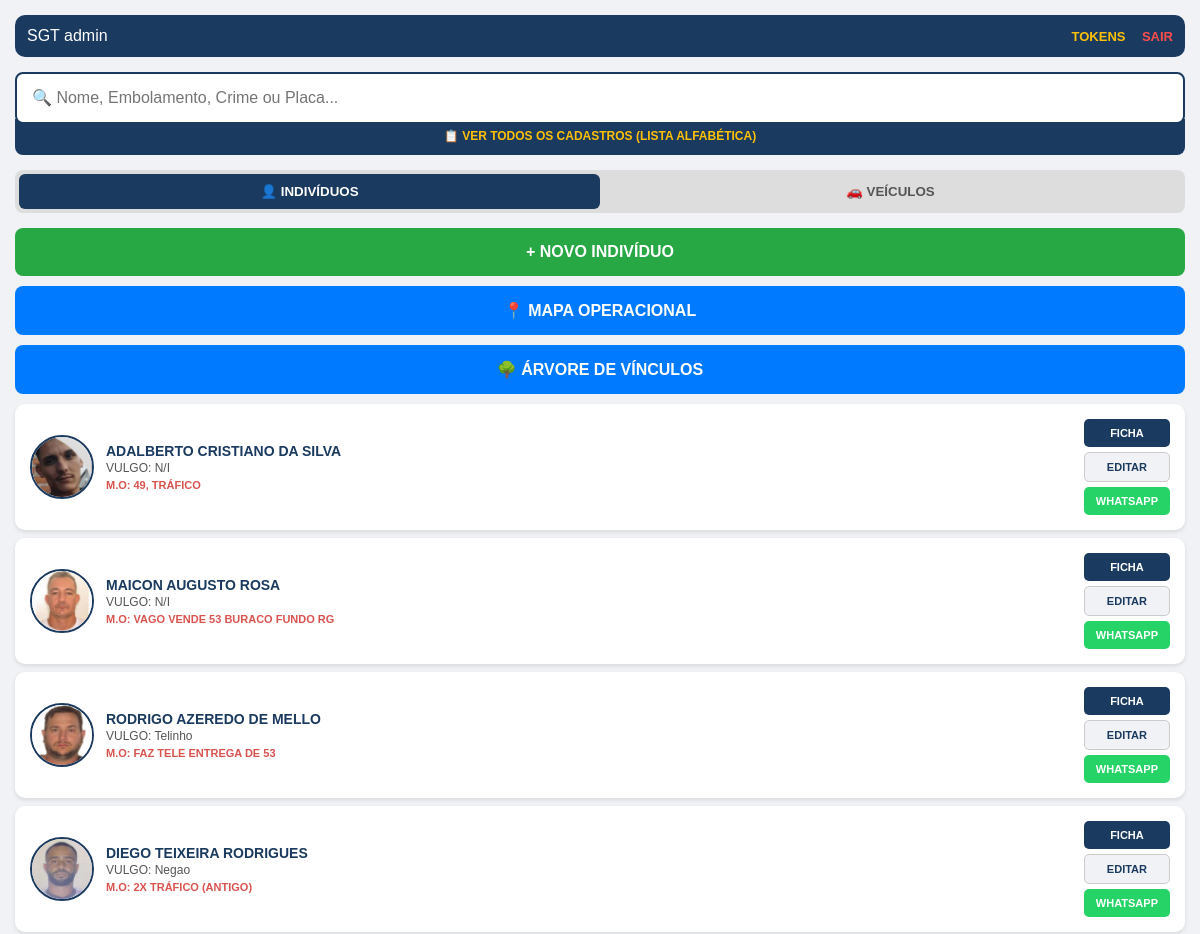
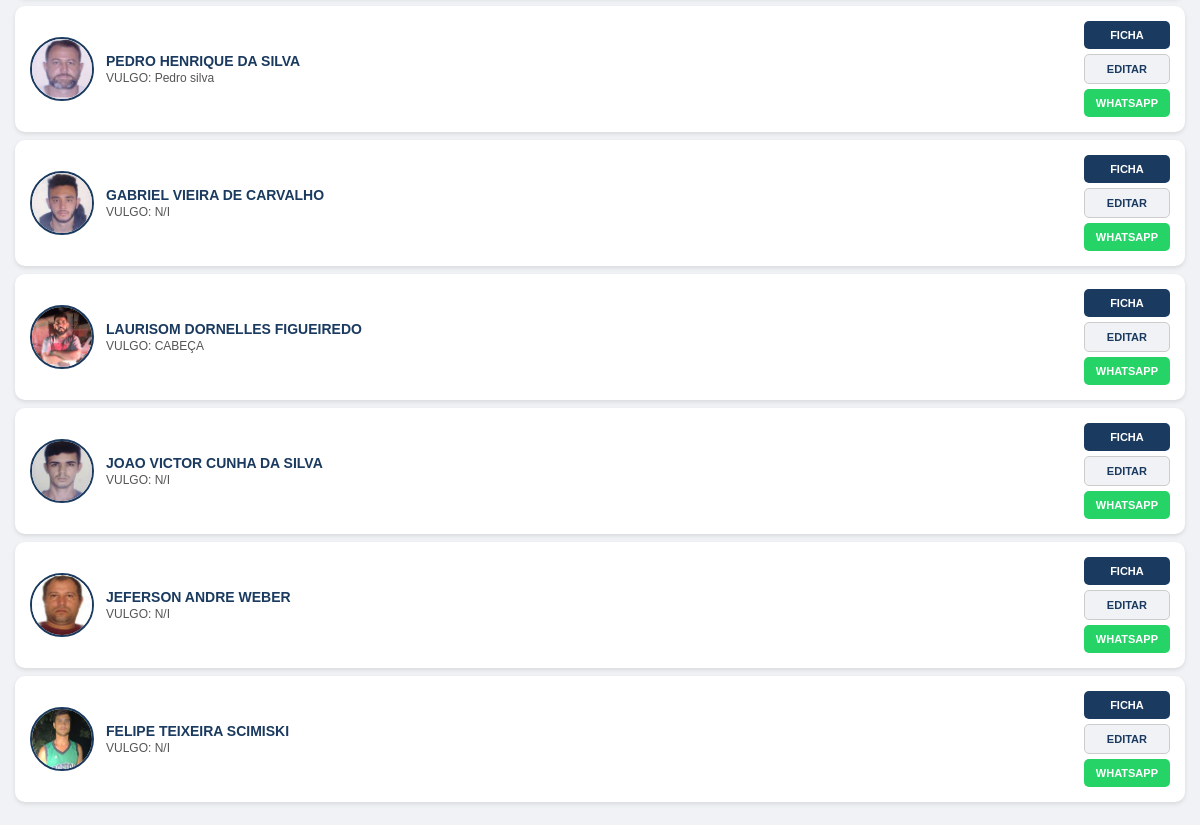
The page / (signed in) on the database as committed earlier (2 pictures, top to bottom).
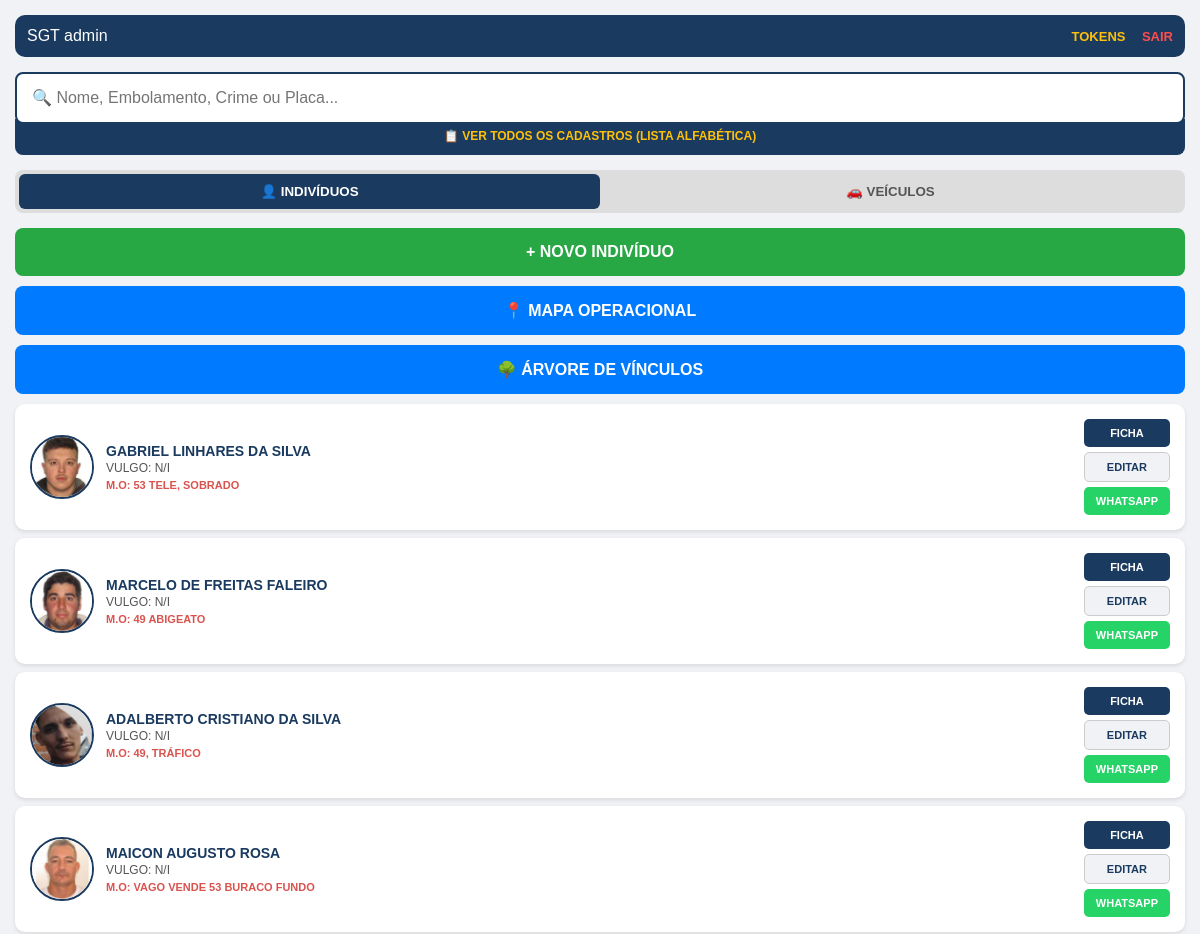
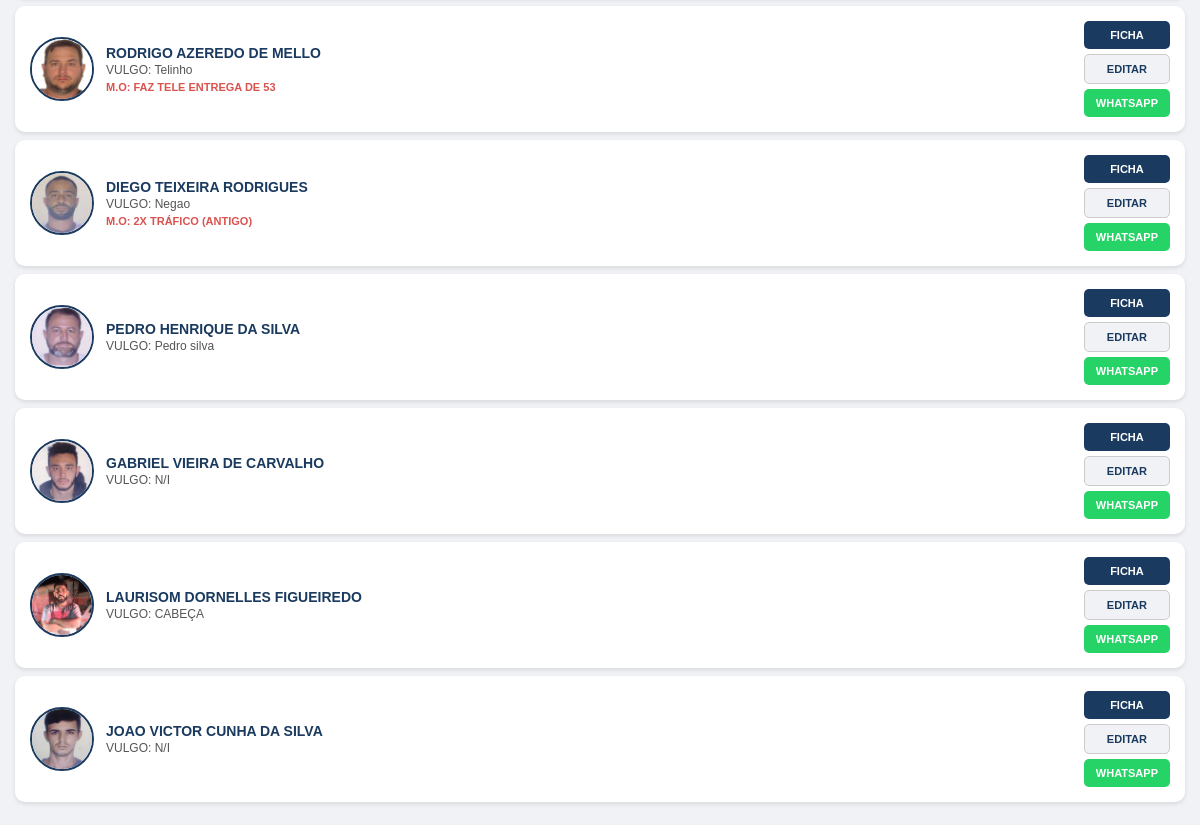
The same page on the database as committed later (2 pictures, top to bottom).
### app.py (models this page shows)
class Pessoa(db.Model):
    id = db.Column(db.Integer, primary_key=True)
    nome_completo = db.Column(db.String(100), nullable=False)
    apelido = db.Column(db.String(50))
    nascimento = db.Column(db.String(20))
    documento = db.Column(db.String(100))
    endereco = db.Column(db.String(200))
    lat = db.Column(db.Float, default=-29.7562)
    lng = db.Column(db.Float, default=-52.1458)
    foto_path = db.Column(db.String(200), default="/static/logo.png")
    modus_operandi = db.Column(db.Text)
    embolamento = db.Column(db.String(50))
    veiculos = db.relationship('Veiculo', backref='condutor', lazy=True)

### app.py (the view)
@app.route('/')
def index():
    if 'user_id' not in session: return redirect(url_for('login'))
    pessoas = Pessoa.query.order_by(Pessoa.id.desc()).limit(10).all()
    veiculos = Veiculo.query.order_by(Veiculo.id.desc()).limit(10).all()
    return render_template('index.html', pessoas=pessoas, veiculos=veiculos, ts=int(time.time()))

### templates/index.html (shortened to what this page needs)
<!DOCTYPE html>
<html lang="pt-br">
<head>
</head>
<body>
    <div class="nav-top">
        <span>SGT {{ session['username'] }}</span>
        <div class="nav-links">
            {% if session['is_admin'] %}<a href="/admin/tokens">TOKENS</a>{% endif %}
            <a href="/logout" style="color: #ff4d4d;">SAIR</a>
        </div>
    </div>
    <div class="search-container">
        <input type="text" id="inputBusca" class="search-box" placeholder="🔍 Nome, Embolamento, Crime ou Placa...">
        <a href="/lista_geral" class="btn-ver-todos">📋 VER TODOS OS CADASTROS (LISTA ALFABÉTICA)</a>
    </div>
    <div class="tab-container">
        <button class="tab-btn active" id="tabPessoas" onclick="switchTab('pessoa')">👤 INDIVÍDUOS</button>
        <button class="tab-btn" id="tabVeiculos" onclick="switchTab('veiculo')">🚗 VEÍCULOS</button>
    </div>
    <div id="acoesPessoas">
        <a href="/registrar" class="btn-acao">+ NOVO INDIVÍDUO</a>
    </div>
    <a href="/mapa" class="btn-blue">📍 MAPA OPERACIONAL</a>
    <a href="/visualizar_arvore" class="btn-blue">🌳 ÁRVORE DE VÍNCULOS</a>
    <div id="listaGeral">
        {% for p in pessoas %}
        <div class="card item-busca type-pessoa">
            <img src="{{ p.foto_path }}?v={{ ts }}" class="foto-mini">
            <div class="info">
                <div class="nome">{{ p.nome_completo }}</div>
                <div style="font-size: 12px; color: #555;">VULGO: {{ p.apelido if p.apelido else 'N/I' }}</div>
                {% if p.modus_operandi %}
                <div class="modus">M.O: {{ p.modus_operandi }}</div>
                {% endif %}
            </div>
            <div class="acoes-card">
                <a href="/visualizar_pessoa/{{ p.id }}" class="btn-view-card">FICHA</a>
                <a href="/editar_pessoa/{{ p.id }}" class="btn-edit-card">EDITAR</a>
                <button class="btn-share-quick" onclick="compartilharRapido('{{ p.id }}', '{{ p.nome_completo|e }}', '{{ p.apelido|e }}', '{{ p.documento|e }}', '{{ p.embolamento|e }}')">
                    WHATSAPP
                </button>
            </div>
        </div>
        {% endfor %}
    </div>
</body>
</html>

Rows that differ between the two databases and show on the page:
no longer on this page (row unchanged): Pessoa: foto_path (picture), nome_completo "JEFERSON ANDRE WEBER", apelido "N/I"
no longer on this page (row unchanged): Pessoa: foto_path (picture), nome_completo "FELIPE TEIXEIRA SCIMISKI", apelido "N/I"
added Pessoa: foto_path (picture), nome_completo "GABRIEL LINHARES DA SILVA", apelido "N/I", modus_operandi "53 TELE, SOBRADO"
added Pessoa: foto_path (picture), nome_completo "MARCELO DE FREITAS FALEIRO", apelido "N/I", modus_operandi "49 ABIGEATO"
changed Pessoa "MAICON AUGUSTO ROSA": modus_operandi "VAGO VENDE 53 BURACO FUNDO RG" → "VAGO VENDE 53 BURACO FUNDO"
